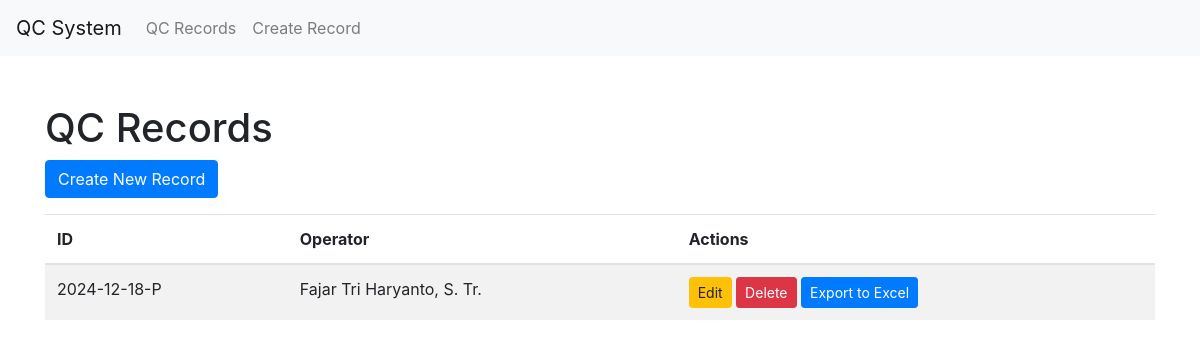
The app's page /qc/, older data.
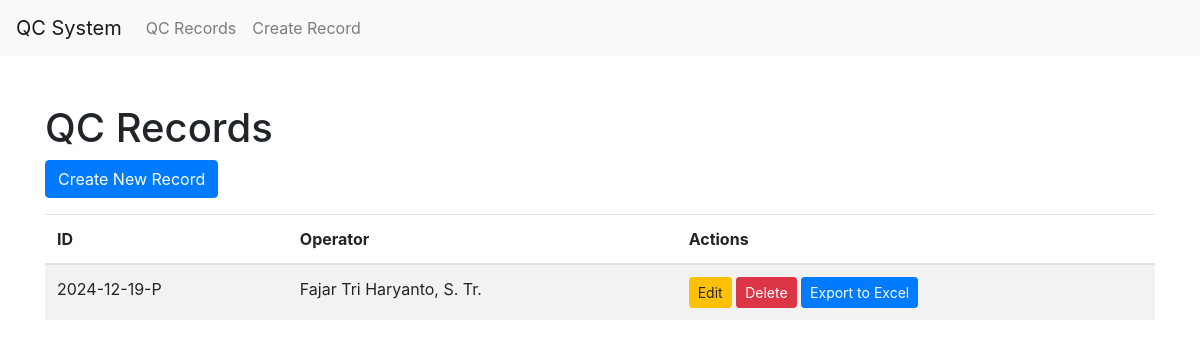
The same page, newer data.
### qc/models.py (models this page shows, shortened)
class QcRecord(models.Model):
    qc_id = models.CharField(max_length=100, default='0')
    KELOMPOK_CHOICES = [
        ('1', '1'),
        ('2', '2'),
        ('3', '3'),
        ('4', '4'),
        ('5', '5'),
    ]
    kelompok = models.CharField(max_length=1, choices=KELOMPOK_CHOICES, default='1')
    jam_pelaksanaan = models.TimeField(default=(timezone.now() + timezone.timedelta(hours=7)).replace(second=0, microsecond=0))
    qc_prev = models.TextField(default='0')
    qc = models.TextField(default='0')
    operator = models.ForeignKey(Operator, on_delete=models.CASCADE)
    NIP = models.CharField(max_length=18, default='0')

class Operator(models.Model):
    name = models.CharField(max_length=100)
    NIP = models.CharField(max_length=18)
    class Meta:
        db_table = 'Operators'

### qc/views.py (the view)
# urls.py: path('', QcRecordListView.as_view(), name='qcrecord_list'),
class QcRecordListView(ListView):
    model = QcRecord
    template_name = 'qc/qcrecord_list.html'
    context_object_name = 'qcrecords'

### qc/templates/qc/qcrecord_list.html (shortened to what this page needs)
{% extends 'base.html' %}
{% block content %}
<h1 class="mt-5">QC Records</h1>
<a href="{% url 'qc:qcrecord_create' %}" class="btn btn-primary mb-3">Create New Record</a>
<div class="table-responsive">
    <table class="table table-striped">
        <thead>
            <tr>
                <th>ID</th>
                <th>Operator</th>
                <th>Actions</th>
            </tr>
        </thead>
        <tbody>
            {% for record in qcrecords %}
            <tr>
                <td>{{ record.qc_id }}</td>
                <td>{{ record.operator.name }}</td>
                <td>
                    <a href="{% url 'qc:qcrecord_update' record.pk %}" class="btn btn-sm btn-warning">Edit</a>
                    <a href="{% url 'qc:qcrecord_delete' record.pk %}" class="btn btn-sm btn-danger">Delete</a>
                    <a href="{% url 'qc:export_to_excel' %}" class="btn btn-sm btn-primary">Export to Excel</a>
                </td>
            </tr>
            {% endfor %}
        </tbody>
    </table>
</div>
{% endblock %}

### qc/templates/base.html (shortened to what this page needs)
<!DOCTYPE html>
<html lang="en">
<head>
    <link href="https://stackpath.bootstrapcdn.com/bootstrap/4.5.2/css/bootstrap.min.css" rel="stylesheet">
</head>
<body>
    <nav class="navbar navbar-expand-lg navbar-light bg-light">
        <a class="navbar-brand" href="#">QC System</a>
        <div class="collapse navbar-collapse" id="navbarNav">
            <ul class="navbar-nav">
                <li class="nav-item">
                    <a class="nav-link" href="{% url 'qc:qcrecord_list' %}">QC Records</a>
                </li>
                <li class="nav-item">
                    <a class="nav-link" href="{% url 'qc:qcrecord_create' %}">Create Record</a>
                </li>
            </ul>
        </div>
    </nav>
    <div class="container">
        {% block content %}{% endblock %}
    </div>
</body>
</html>

Row changes from the older to the newer data that the page shows:
removed QcRecord: qc_id "2024-12-18-P", operator.name "Fajar Tri Haryanto, S. Tr."
added QcRecord: qc_id "2024-12-19-P", operator.name "Fajar Tri Haryanto, S. Tr."
